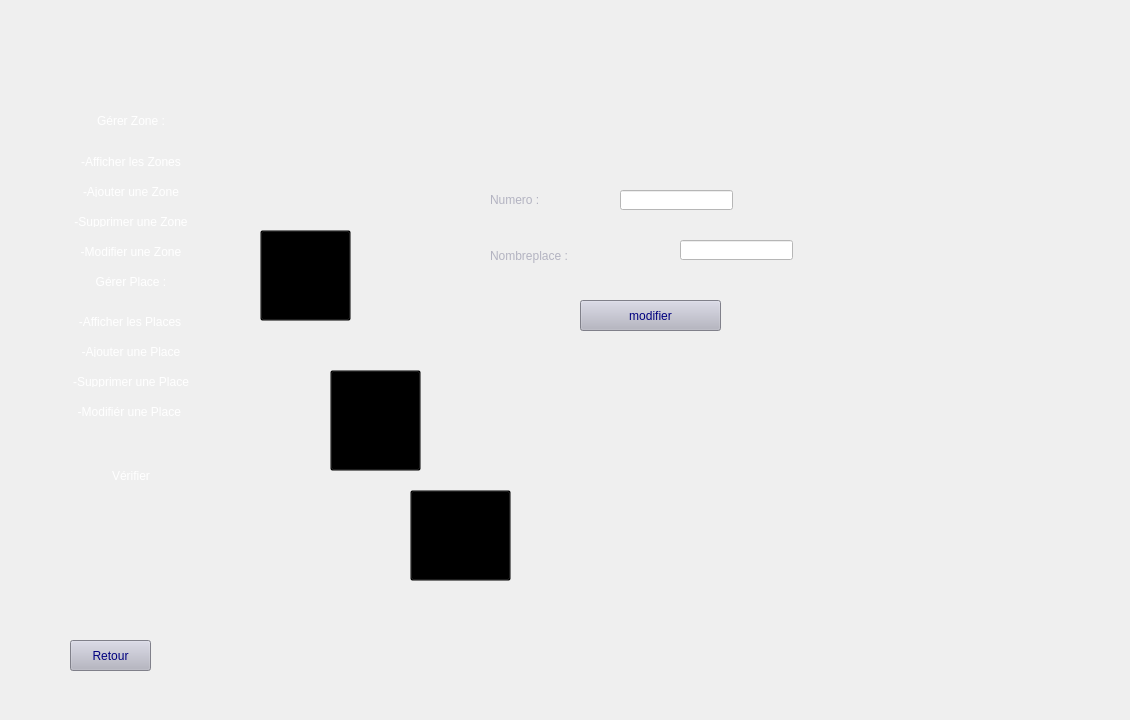
      <widget class="QWidget" name="modifierzone_2">
       <widget class="QPushButton" name="supprimer">
        <property name="geometry">
         <rect>
          <x>410</x>
          <y>490</y>
          <width>101</width>
          <height>91</height>
         </rect>
        </property>
        <property name="styleSheet">
         <string notr="true">background-color: transparent;</string>
        </property>
        <property name="text">
         <string/>
        </property>
       </widget>
       <widget class="QPushButton" name="ajouterzone">
        <property name="geometry">
         <rect>
          <x>330</x>
          <y>370</y>
          <width>91</width>
          <height>101</height>
         </rect>
        </property>
        <property name="styleSheet">
         <string notr="true">background-color: transparent;</string>
        </property>
        <property name="text">
         <string/>
        </property>
       </widget>
       <widget class="QPushButton" name="afficherrecherche">
        <property name="geometry">
         <rect>
          <x>260</x>
          <y>230</y>
          <width>91</width>
          <height>91</height>
         </rect>
        </property>
        <property name="styleSheet">
         <string notr="true">background-color: transparent;</string>
        </property>
        <property name="text">
         <string/>
        </property>
       </widget>
       <widget class="QPushButton" name="modifier_3">
        <property name="geometry">
         <rect>
          <x>580</x>
          <y>300</y>
          <width>141</width>
          <height>31</height>
         </rect>
        </property>
        <property name="styleSheet">
         <string notr="true">#modifier_3{
	font: 18pt &quot;Bahnschrift&quot;;

	background-color: rgb(179, 179, 193);
	
	
	
	color: rgb(0, 0, 127);
	
;}


#modifier_3:hover{
;

	color: rgb(255, 255, 255);
	background-color: rgb(4, 44, 89);
	}</string>
        </property>
        <property name="text">
         <string>modifier</string>
        </property>
       </widget>
       <widget class="QLabel" name="label_11">
        <property name="geometry">
         <rect>
          <x>490</x>
          <y>190</y>
          <width>101</width>
          <height>20</height>
         </rect>
        </property>
        <property name="styleSheet">
         <string notr="true">font: 18pt &quot;Arial&quot;;
color: rgb(179, 179, 193);</string>
        </property>
        <property name="text">
         <string>Numero :</string>
        </property>
       </widget>
       <widget class="QLabel" name="label_12">
        <property name="geometry">
         <rect>
          <x>490</x>
          <y>240</y>
          <width>161</width>
          <height>31</height>
         </rect>
        </property>
        <property name="styleSheet">
         <string notr="true">font: 18pt &quot;Arial&quot;;
color: rgb(179, 179, 193);</string>
        </property>
        <property name="text">
         <string>Nombreplace :</string>
        </property>
       </widget>
       <widget class="QLineEdit" name="lineEdit_num">
        <property name="geometry">
         <rect>
          <x>620</x>
          <y>190</y>
          <width>113</width>
          <height>20</height>
         </rect>
        </property>
        <property name="styleSheet">
         <string notr="true">#lineEdit_num{

background-color: rgb(255, 255, 255);
	
	color: rgb(4, 44, 89);
	
;}


#lineEdit_num:hover{
;

	color: rgb(255, 255, 255);
	background-color: rgb(4, 44, 89);
	}</string>
        </property>
       </widget>
       <widget class="QLineEdit" name="lineEdit_nom">
        <property name="geometry">
         <rect>
          <x>680</x>
          <y>240</y>
          <width>113</width>
          <height>20</height>
         </rect>
        </property>
        <property name="styleSheet">
         <string notr="true">#lineEdit_nom{

background-color: rgb(255, 255, 255);
	
	color: rgb(4, 44, 89);
	
;}


#lineEdit_nom:hover{
;

	color: rgb(255, 255, 255);
	background-color: rgb(4, 44, 89);
	}</string>
        </property>
       </widget>
       <widget class="QPushButton" name="retour_3">
        <property name="geometry">
         <rect>
          <x>70</x>
          <y>640</y>
          <width>81</width>
          <height>31</height>
         </rect>
        </property>
        <property name="styleSheet">
         <string notr="true">#retour_3{
	font: 18pt &quot;Bahnschrift&quot;;

	background-color: rgb(179, 179, 193);
	
	
	
	color: rgb(0, 0, 127);
	
;}


#retour_3:hover{
;

	color: rgb(255, 255, 255);
	background-color: rgb(4, 44, 89);
	}</string>
        </property>
        <property name="text">
         <string>Retour</string>
        </property>
       </widget>
       <widget class="QLabel" name="label_34">
        <property name="geometry">
         <rect>
          <x>40</x>
          <y>10</y>
          <width>1081</width>
          <height>701</height>
         </rect>
        </property>
        <property name="styleSheet">
         <string notr="true">background-image: url(:/1.png);</string>
        </property>
        <property name="text">
         <string/>
        </property>
       </widget>
       <widget class="QPushButton" name="gerz_2">
        <property name="geometry">
         <rect>
          <x>40</x>
          <y>100</y>
          <width>182</width>
          <height>41</height>
         </rect>
        </property>
        <property name="styleSheet">
         <string notr="true">#gerz_2{ 
font: 63 10pt &quot;Yu Gothic UI Semibold&quot;;
background-color: transparent;
border-style: outset;
	color: rgb(255, 255, 255);
border-radius: 10px;
border-color: blue;
min-width: 10em;
padding: 6px;
}
#gerz_2:hover:!pressed {
background-color: rgb(3, 38, 77);
border-style: inset;
}</string>
        </property>
        <property name="text">
         <string>Gérer Zone :</string>
        </property>
       </widget>
       <widget class="QPushButton" name="ajjzz">
        <property name="geometry">
         <rect>
          <x>60</x>
          <y>180</y>
          <width>142</width>
          <height>23</height>
         </rect>
        </property>
        <property name="styleSheet">
         <string notr="true">#ajjzz{ 
font: 63 8pt &quot;Yu Gothic UI Semibold&quot;;
background-color: transparent;
border-style: outset;
	color: rgb(255, 255, 255);
border-radius: 10px;
border-color: blue;
min-width: 10em;
padding: 6px;
}
#ajjzz:hover:!pressed {
background-color: rgb(3, 38, 77);
border-style: inset;
}</string>
        </property>
        <property name="text">
         <string>-Ajouter une Zone</string>
        </property>
       </widget>
       <widget class="QPushButton" name="affzo">
        <property name="geometry">
         <rect>
          <x>60</x>
          <y>150</y>
          <width>142</width>
          <height>23</height>
         </rect>
        </property>
        <property name="styleSheet">
         <string notr="true">#affzo{ 
font: 63 8pt &quot;Yu Gothic UI Semibold&quot;;
background-color: transparent;
border-style: outset;
	color: rgb(255, 255, 255);
border-radius: 10px;
border-color: blue;
min-width: 10em;
padding: 6px;
}
#affzo:hover:!pressed {
background-color: rgb(3, 38, 77);
border-style: inset;
}</string>
        </property>
        <property name="text">
         <string>-Afficher les Zones</string>
        </property>
       </widget>
       <widget class="QPushButton" name="mz">
        <property name="geometry">
         <rect>
          <x>60</x>
          <y>240</y>
          <width>142</width>
          <height>23</height>
         </rect>
        </property>
        <property name="styleSheet">
         <string notr="true">#mz{ 
font: 63 8pt &quot;Yu Gothic UI Semibold&quot;;
background-color: transparent;
border-style: outset;
	color: rgb(255, 255, 255);
border-radius: 10px;
border-color: blue;
min-width: 10em;
padding: 6px;
}
#mz:hover:!pressed {
background-color: rgb(3, 38, 77);
border-style: inset;
}</string>
        </property>
        <property name="text">
         <string>-Modifier une Zone</string>
        </property>
       </widget>
       <widget class="QPushButton" name="supppz">
        <property name="geometry">
         <rect>
          <x>60</x>
          <y>210</y>
          <width>142</width>
          <height>23</height>
         </rect>
        </property>
        <property name="styleSheet">
         <string notr="true">#supppz{ 
font: 63 8pt &quot;Yu Gothic UI Semibold&quot;;
background-color: transparent;
border-style: outset;
	color: rgb(255, 255, 255);
border-radius: 10px;
border-color: blue;
min-width: 10em;
padding: 6px;
}
#supppz:hover:!pressed {
background-color: rgb(3, 38, 77);
border-style: inset;
}</string>
        </property>
        <property name="text">
         <string>-Supprimer une Zone</string>
        </property>
       </widget>
       <widget class="QPushButton" name="gp">
        <property name="geometry">
         <rect>
          <x>40</x>
          <y>270</y>
          <width>182</width>
          <height>23</height>
         </rect>
        </property>
        <property name="styleSheet">
         <string notr="true">#gp{ 
font: 63 10pt &quot;Yu Gothic UI Semibold&quot;;
background-color: transparent;
border-style: outset;
	color: rgb(255, 255, 255);
border-radius: 10px;
border-color: blue;
min-width: 10em;
padding: 6px;
}
#gp:hover:!pressed {
background-color: rgb(3, 38, 77);
border-style: inset;
}</string>
        </property>
        <property name="text">
         <string>Gérer Place :</string>
        </property>
       </widget>
       <widget class="QPushButton" name="afp">
        <property name="geometry">
         <rect>
          <x>59</x>
          <y>310</y>
          <width>142</width>
          <height>23</height>
         </rect>
        </property>
        <property name="styleSheet">
         <string notr="true">#afp{ 
font: 63 8pt &quot;Yu Gothic UI Semibold&quot;;
background-color: transparent;
border-style: outset;
	color: rgb(255, 255, 255);
border-radius: 10px;
border-color: blue;
min-width: 10em;
padding: 6px;
}
#afp:hover:!pressed {
background-color: rgb(3, 38, 77);
border-style: inset;
}</string>
        </property>
        <property name="text">
         <string>-Afficher les Places</string>
        </property>
       </widget>
       <widget class="QPushButton" name="ajup">
        <property name="geometry">
         <rect>
          <x>60</x>
          <y>340</y>
          <width>142</width>
          <height>23</height>
         </rect>
        </property>
        <property name="styleSheet">
         <string notr="true">#ajup{ 
font: 63 8pt &quot;Yu Gothic UI Semibold&quot;;
background-color: transparent;
border-style: outset;
	color: rgb(255, 255, 255);
border-radius: 10px;
border-color: blue;
min-width: 10em;
padding: 6px;
}
#ajup:hover:!pressed {
background-color: rgb(3, 38, 77);
border-style: inset;
}</string>
        </property>
        <property name="text">
         <string>-Ajouter une Place</string>
        </property>
       </widget>
       <widget class="QPushButton" name="sup">
        <property name="geometry">
         <rect>
          <x>60</x>
          <y>370</y>
          <width>142</width>
          <height>23</height>
         </rect>
        </property>
        <property name="styleSheet">
         <string notr="true">#sup{ 
font: 63 8pt &quot;Yu Gothic UI Semibold&quot;;
background-color: transparent;
border-style: outset;
	color: rgb(255, 255, 255);
border-radius: 10px;
border-color: blue;
min-width: 10em;
padding: 6px;
}
#sup:hover:!pressed {
background-color: rgb(3, 38, 77);
border-style: inset;
}</string>
        </property>
        <property name="text">
         <string>-Supprimer une Place</string>
        </property>
       </widget>
       <widget class="QPushButton" name="mp">
        <property name="geometry">
         <rect>
          <x>60</x>
          <y>400</y>
          <width>142</width>
          <height>23</height>
         </rect>
        </property>
        <property name="styleSheet">
         <string notr="true">#mp{ 
font: 63 8pt &quot;Yu Gothic UI Semibold&quot;;
background-color: transparent;
border-style: outset;
	color: rgb(255, 255, 255);
border-radius: 10px;
border-color: blue;
min-width: 10em;
padding: 6px;
}
#mp:hover:!pressed {
background-color: rgb(3, 38, 77);
border-style: inset;
}</string>
        </property>
        <property name="text">
         <string>-Modifiér une Place </string>
        </property>
       </widget>
       <widget class="QPushButton" name="ver_2">
        <property name="geometry">
         <rect>
          <x>40</x>
          <y>460</y>
          <width>182</width>
          <height>31</height>
         </rect>
        </property>
        <property name="styleSheet">
         <string notr="true">#ver_2{ 
font: 63 10pt &quot;Yu Gothic UI Semibold&quot;;
background-color: transparent;
border-style: outset;
	color: rgb(255, 255, 255);
border-radius: 10px;
border-color: blue;
min-width: 10em;
padding: 6px;
}
#ver_2:hover:!pressed {
background-color: rgb(3, 38, 77);
border-style: inset;
}</string>
        </property>
        <property name="text">
         <string>Vérifier</string>
        </property>
       </widget>
       <zorder>label_34</zorder>
       <zorder>supprimer</zorder>
       <zorder>ajouterzone</zorder>
       <zorder>afficherrecherche</zorder>
       <zorder>modifier_3</zorder>
       <zorder>label_11</zorder>
       <zorder>label_12</zorder>
       <zorder>lineEdit_num</zorder>
       <zorder>lineEdit_nom</zorder>
       <zorder>retour_3</zorder>
       <zorder>gerz_2</zorder>
       <zorder>ajjzz</zorder>
       <zorder>affzo</zorder>
       <zorder>mz</zorder>
       <zorder>supppz</zorder>
       <zorder>gp</zorder>
       <zorder>afp</zorder>
       <zorder>ajup</zorder>
       <zorder>sup</zorder>
       <zorder>mp</zorder>
       <zorder>ver_2</zorder>
      </widget>
